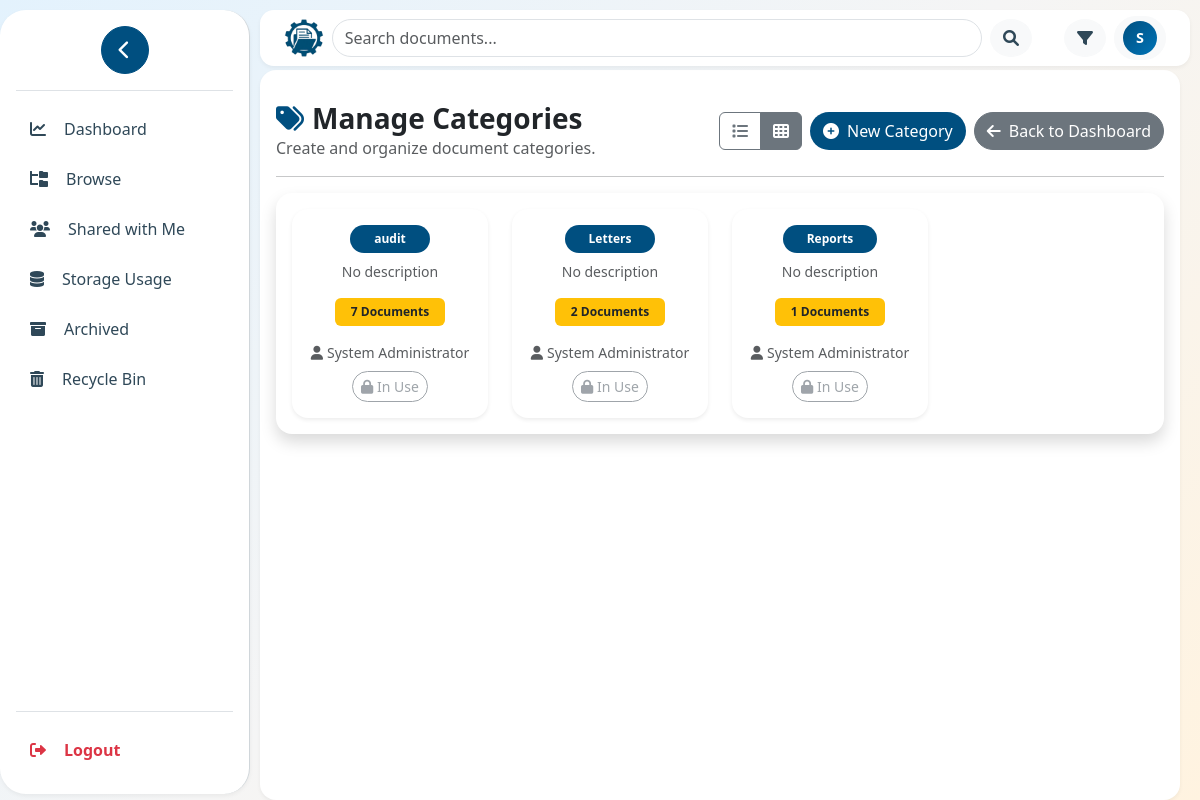
/categories/manage.php?view=grid (signed in), run on an earlier commit of the app's database.
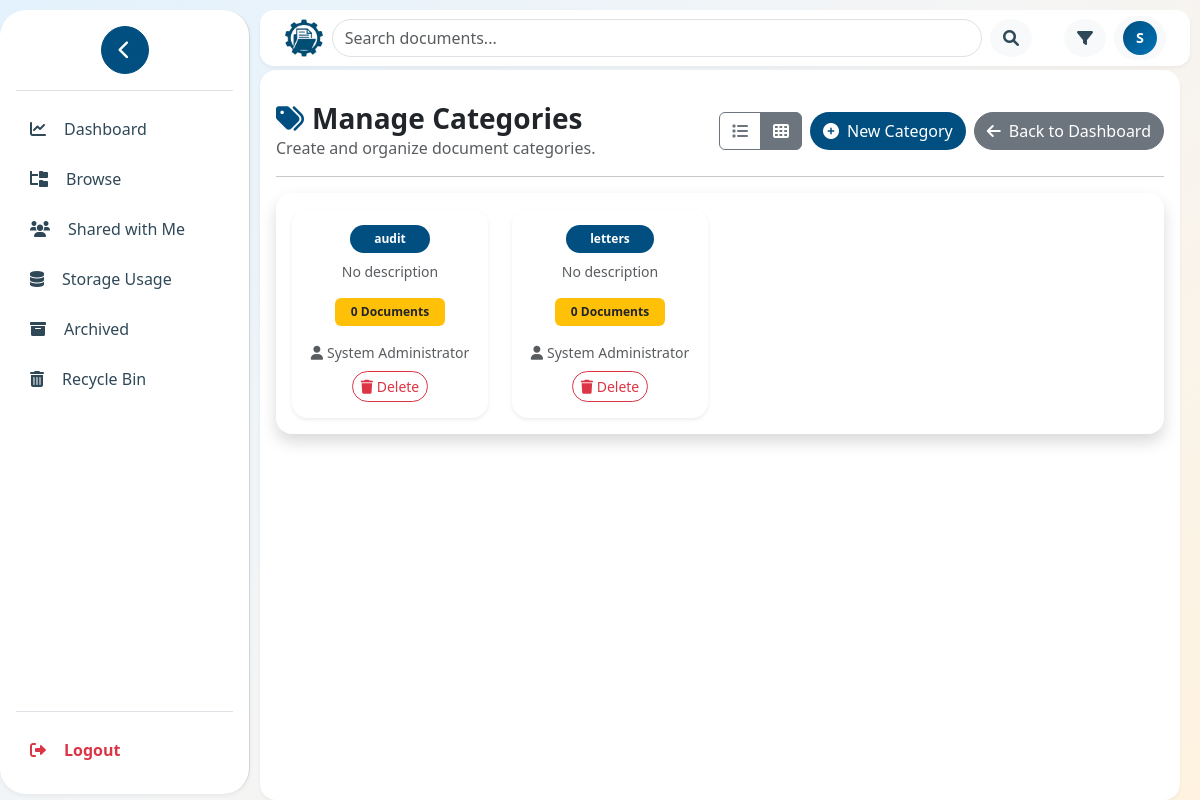
And on a later commit of the database.
### tables this page shows
CREATE TABLE `categories` (
  `id` int(11) NOT NULL,
  `name` varchar(255) NOT NULL,
  `description` text DEFAULT NULL,
  `created_at` datetime DEFAULT current_timestamp(),
  `color` varchar(20) DEFAULT '#6c757d',
  `created_by` int(10) UNSIGNED NOT NULL
);

CREATE TABLE `users` (
  `id` int(11) NOT NULL,
  `username` varchar(100) NOT NULL,
  `email` varchar(100) NOT NULL,
  `password` varchar(200) NOT NULL,
  `full_name` varchar(100) DEFAULT NULL,
  `role` enum('user','admin','superadmin') DEFAULT 'user',
  `created_at` datetime DEFAULT current_timestamp(),
  `updated_at` datetime DEFAULT current_timestamp() ON UPDATE current_timestamp(),
  `is_logged_in` tinyint(1) DEFAULT 0,
  `status` enum('pending','active','disabled') DEFAULT 'pending'
);

### api/api_manage.php (called while the page is built, shortened)
<?php
require_once '../config/database.php';
$category_list_query = $db->prepare("
    SELECT c.*,
           COUNT(d.id) as document_count,
           u.full_name as creator_name
    FROM categories c
    LEFT JOIN documents d ON c.id = d.category_id
    LEFT JOIN users u ON c.created_by = u.id
    GROUP BY c.id
    ORDER BY c.name
");
$category_list_query->execute();
$categories = $category_list_query->fetchAll();
?>

### categories/manage.php (the view, shortened to what the changed rows need)
<?php
include '../api/api_manage.php';
require_once '../includes/header.php';
$view = $_GET['view'] ?? 'table';
?>
<div class="card shadow rounded-4 border-0 fade-in delay-1">
  <div class="card-body">
    <?php if (empty($categories)): ?>
      <div class="text-center py-5">
        <i class="fas fa-tags fa-3x text-muted mb-3"></i>
        <h5 class="text-muted">No categories created yet</h5>
        <p class="text-muted">Create your first category to organize documents.</p>
      </div>
    <?php else: ?>
      <?php if ($view === 'table'): ?>
      <div class="table-responsive slide-in-up">
        <table class="table table-hover align-middle text-center">
          <thead class="table-light">
            <tr>
              <th>Category</th>
              <th>Description</th>
              <th>Documents</th>
              <th>Created By</th>
              <th>Actions</th>
            </tr>
          </thead>
          <tbody>
          <?php foreach ($categories as $category): ?>
            <tr>
              <td>
                <a href="view_category.php?id=<?= $category['id']; ?>"
                   class="badge rounded-pill px-3 py-2 text-decoration-none"
                   style="background-color:<?= htmlspecialchars($category['color']); ?>; color:white;">
                  <?= htmlspecialchars($category['name']); ?>
                </a>
              </td>
              <td><?= htmlspecialchars($category['description'] ?: 'No description'); ?></td>
              <td><span class="badge bg-warning text-dark"><?= number_format($category['document_count']); ?></span></td>
              <td><?= htmlspecialchars($category['creator_name'] ?: 'Unknown'); ?></td>
              <td>
                <?php if ($category['document_count'] == 0): ?>
                  <form method="POST" style="display:inline;" onsubmit="return confirm('Delete category “<?= htmlspecialchars($category['name']); ?>”?');">
                    <input type="hidden" name="category_id" value="<?= $category['id']; ?>">
                    <input type="hidden" name="csrf_token" value="<?= $csrf_token; ?>">
                    <button type="submit" name="delete_category" class="btn btn-sm btn-outline-danger">
                      <i class="fas fa-trash"></i>
                    </button>
                  </form>
                <?php else: ?>
                  <i class="fas fa-lock text-muted" title="Cannot delete category with documents"></i>
                <?php endif; ?>
              </td>
            </tr>
          <?php endforeach; ?>
          </tbody>
        </table>
      </div>
      <?php else: ?>
      <div class="row g-4 slide-in-up">
        <?php foreach ($categories as $category): ?>
          <div class="col-md-4 col-lg-3">
            <a href="view_category.php?id=<?= $category['id']; ?>" class="text-decoration-none text-dark">
              <div class="card shadow-sm border-0 rounded-4 h-100 text-center hover-shadow transition">
                <div class="card-body">
                  <span class="badge rounded-pill px-4 py-2 mb-2" style="background-color:<?= htmlspecialchars($category['color']); ?>">
                    <?= htmlspecialchars($category['name']); ?>
                  </span>
                  <p class="text-muted small mb-3"><?= htmlspecialchars($category['description'] ?: 'No description'); ?></p>
                  <span class="badge bg-warning text-dark px-3 py-2 mb-3"><?= number_format($category['document_count']); ?> Documents</span>
                  <p class="small text-muted mb-2"><i class="fas fa-user me-1"></i><?= htmlspecialchars($category['creator_name'] ?: 'Unknown'); ?></p>
                  <?php if ($category['document_count'] == 0): ?>
                    <form method="POST" onsubmit="return confirm('Delete category “<?= htmlspecialchars($category['name']); ?>”?');">
                      <button type="submit" name="delete_category" class="btn btn-sm btn-outline-danger rounded-pill">
                        <i class="fas fa-trash"></i> Delete
                      </button>
                    </form>
                  <?php else: ?>
                    <button class="btn btn-sm btn-outline-secondary rounded-pill" disabled>
                      <i class="fas fa-lock"></i> In Use
                    </button>
                  <?php endif; ?>
                </div>
              </div>
            </a>
          </div>
        <?php endforeach; ?>
      </div>
      <?php endif; ?>
    <?php endif; ?>
  </div>
</div>

What changed in the data, as far as the page shows it:
removed categories: name "Letters", description "No description", document_count "2", users.full_name "System Administrator", shows "In Use"
removed categories: name "Reports", description "No description", document_count "1", users.full_name "System Administrator", shows "In Use"
computed for categories "audit": document_count "7" → "0"; text "In Use" → "Delete"
added categories: name "letters", description "No description", document_count "0", users.full_name "System Administrator"
